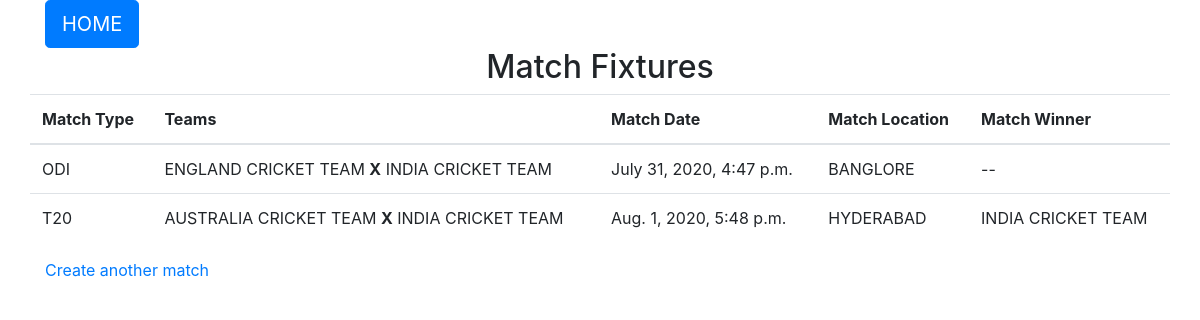
The page /MatchFixtures/ on the database its author committed.
### cricket_application/models.py (models this page shows, shortened)
class Matches(models.Model):
    match_id = models.IntegerField(primary_key=True)
    match_type = models.CharField(choices=MATCH_TYPE_CHOICES, max_length=100)
    teamA = models.CharField(max_length=100)
    teamB = models.CharField(max_length=100)
    match_venue = models.CharField(max_length=100)
    match_date = models.DateTimeField()
    match_winner = models.CharField(default='--', max_length=100, null=True, blank=True)

### cricket_application/views.py (the view)
# urls.py: path('MatchFixtures/', views.MatchView, name='MatchFixtures'),
def MatchView(request):
    matches = Matches.objects.all()
    return render(request, 'match_fixture.html', {'matches': matches})

### templates/match_fixture.html
{% extends 'base.html' %}
{% block content %}
    <div class="container">
        <h2 align="center">Match Fixtures</h2>
        <div class="row">
            {% if matches %}
                <table class="table table-border">
                    <thead>
                    <tr>
                        <th>Match Type</th>
                        <th>Teams</th>
                        <th>Match Date</th>
                        <th>Match Location</th>
                        <th>Match Winner</th>
                    </tr>
                    </thead>
                    <tbody>
                    {% for match in matches %}
                        <tr>
                            <td>{{ match.match_type }}</td>
                            <td>{{ match.teamA }} <b>X</b> {{ match.teamB }}</td>
                            <td>{{ match.match_date }}</td>
                            <td>{{ match.match_venue }}</td>
                            <td>{{ match.match_winner }}</td>
                        </tr>
                    {% endfor %}
                    </tbody>
                </table>
            {% else %}
                <h3>No matches scheduled..</h3>
            {% endif %}
        </div>
        <a href="{% url 'cricket_application:matches_create' %}">Create another match</a>
    </div>
{% endblock %}

### rows shown on the page
Matches: match_type "ODI", teamA "ENGLAND CRICKET TEAM", teamB "INDIA CRICKET TEAM", match_date "July 31, 2020, 4:47 p.m.", match_venue "BANGLORE", match_winner "--"
Matches: match_type "T20", teamA "AUSTRALIA CRICKET TEAM", teamB "INDIA CRICKET TEAM", match_date "Aug. 1, 2020, 5:48 p.m.", match_venue "HYDERABAD", match_winner "INDIA CRICKET TEAM"
